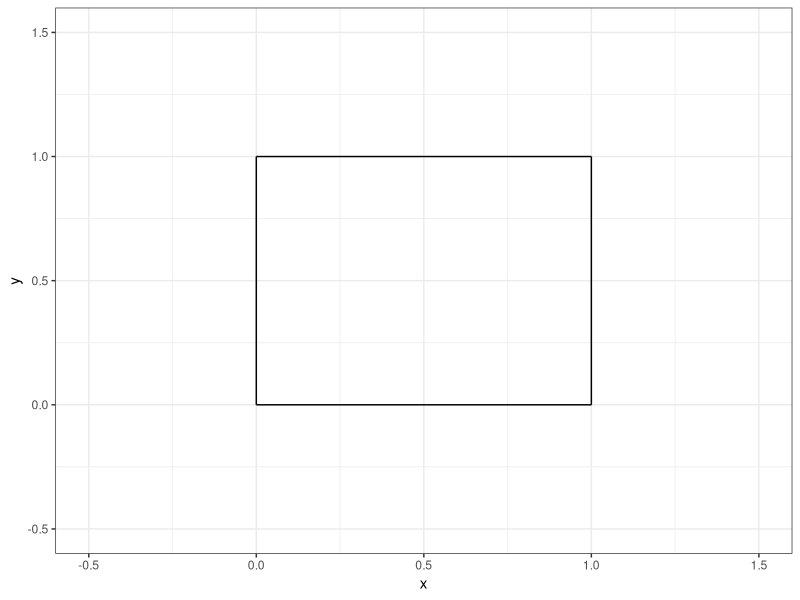
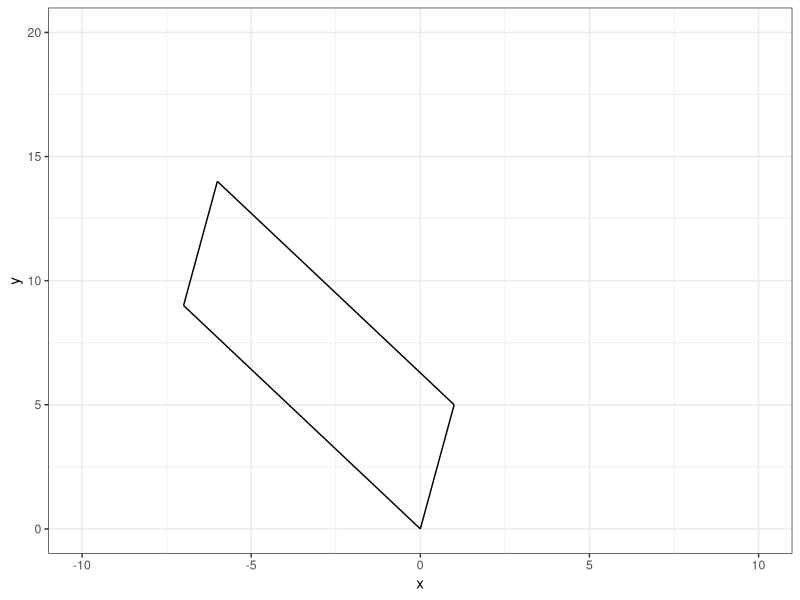
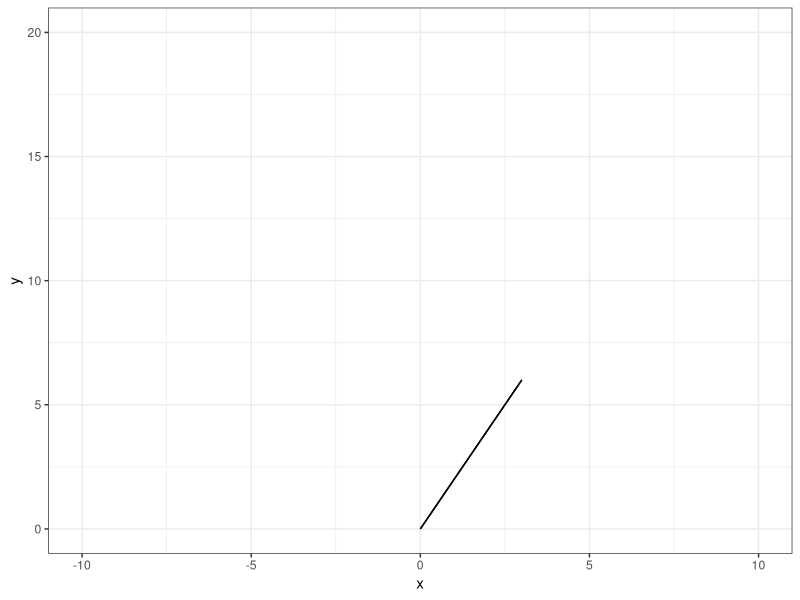
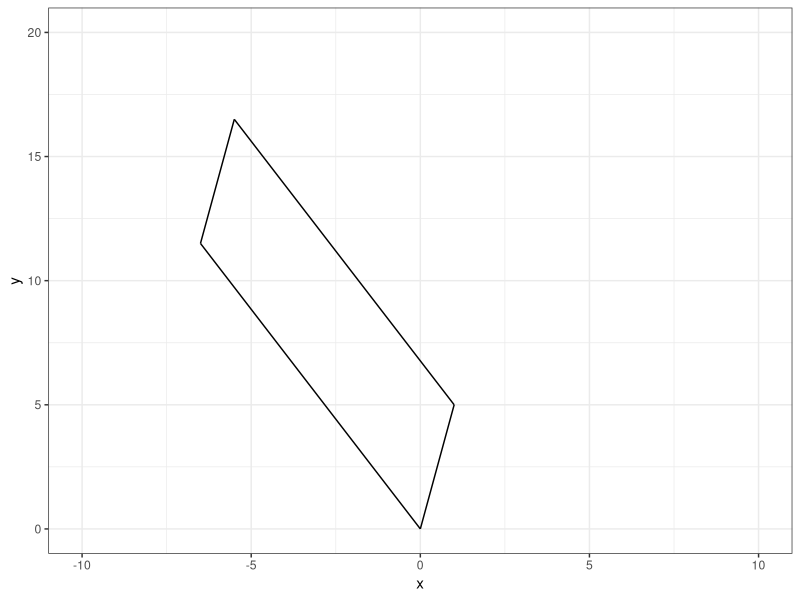
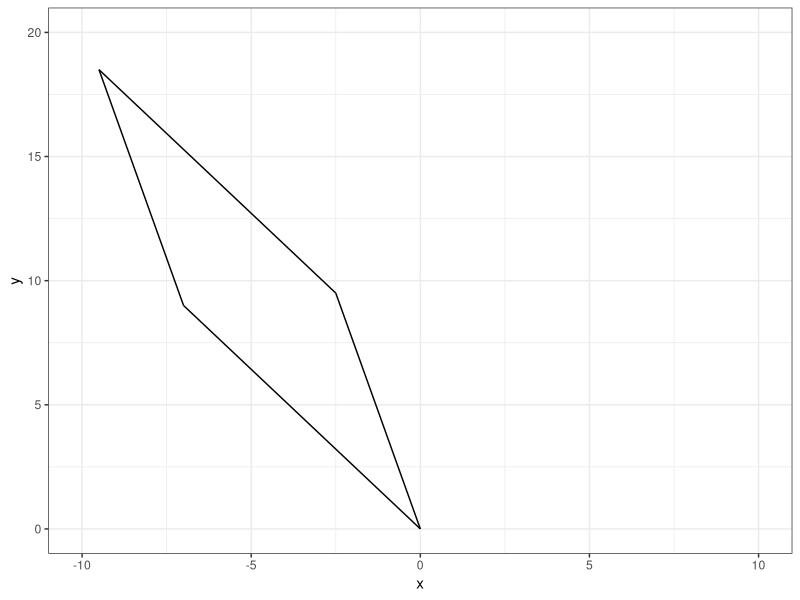
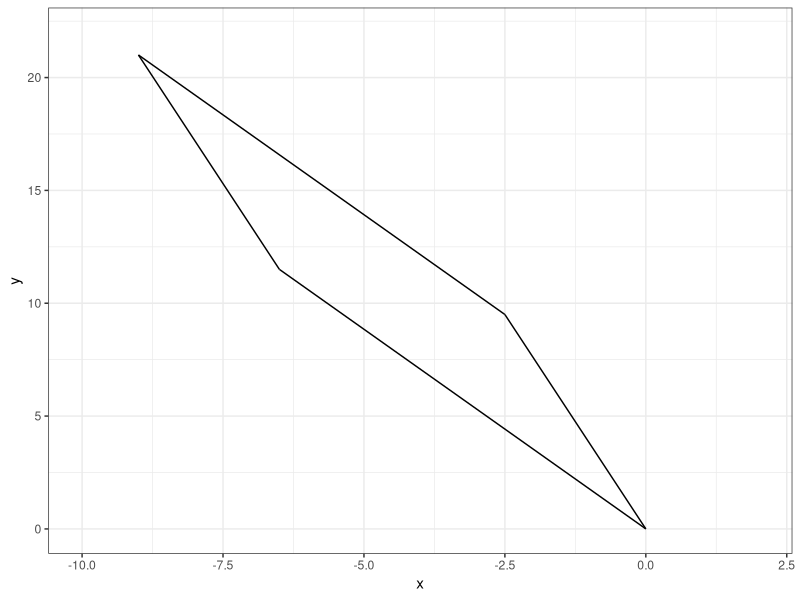
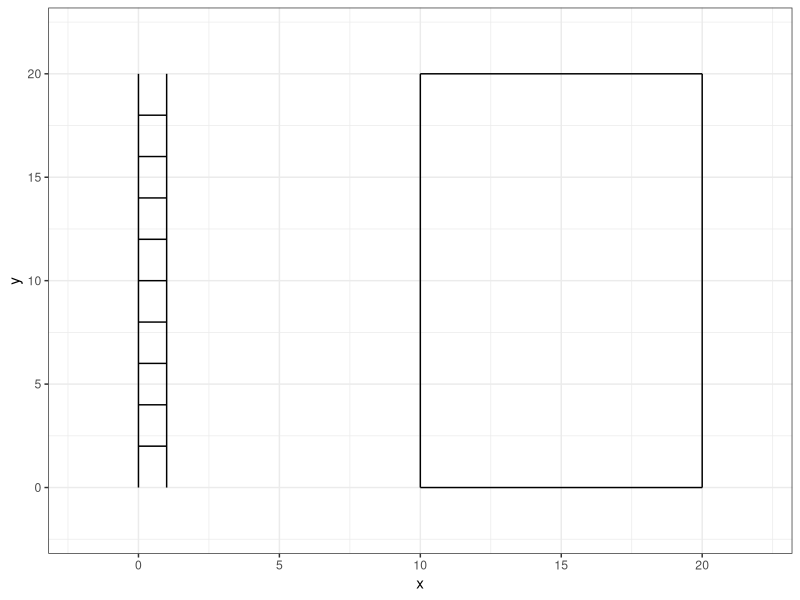
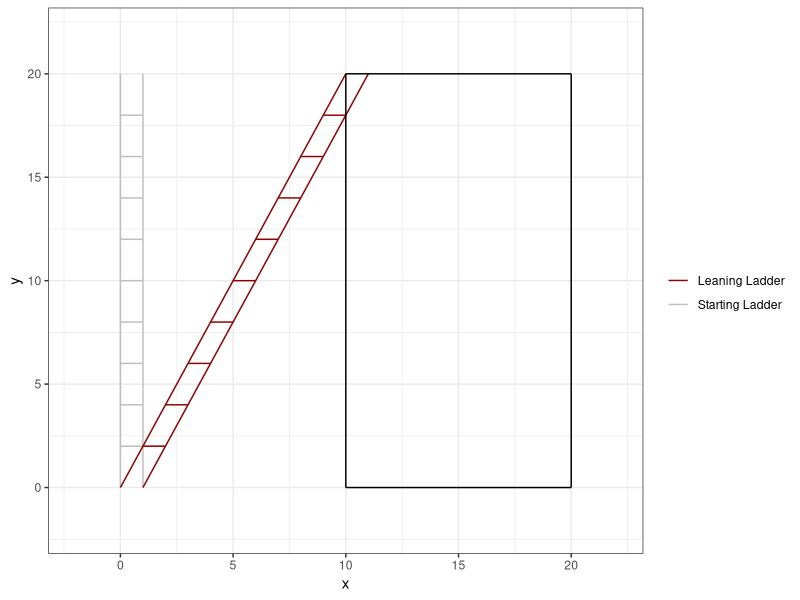

Write the R code that produced these figures, in order.
## ---- chunk 1
#| echo: false

default_chunk_hook  <- knitr::knit_hooks$get("chunk")

latex_font_size <- c("Huge", "huge", "LARGE", "Large", 
                     "large", "normalsize", "small", 
                     "footnotesize", "scriptsize", "tiny")

knitr::knit_hooks$set(chunk = function(x, options) {
  x <- default_chunk_hook(x, options)
  if(options$size %in% latex_font_size) {
    paste0("\n \\", options$size, "\n\n", 
      x, 
      "\n\n \\normalsize"
    )
  } else {
    x
  }
})

## ---- chunk 2
#| label: load-packages
#| include: false
library(tidyverse)
## ---- chunk 3
#| label: fig-unitsquare
#| fig-cap: "The unit square."
#| fig-width: 3
#| fig-height: 3
#| scale: "80%"
#| fig-align: "center"
#| size: "scriptsize"
ggplot() +
  geom_segment(aes(x = 0, xend = 0,
                   y=0, yend = 1))+
  geom_segment(aes(x = 0, xend = 1,
                   y=1, yend = 1))+
  geom_segment(aes(x = 1, xend = 1,
                   y=0, yend = 1))+
  geom_segment(aes(x = 0, xend = 1,
                   y=0, yend = 0)) +
  theme_bw() + 
  xlim(-0.5, 1.5)+
  ylim(-0.5, 1.5)+
  labs(x = "x", 
       y = "y")
## ---- chunk 4
#| size: "scriptsize"
#| code-fold: FALSE
# I'm going to annoy you with using only by column
(M = matrix(c(1,0,0,1),nrow = 2,ncol = 2)) 
## ---- chunk 5
#| size: "scriptsize"
#| code-fold: FALSE

(A = matrix(c(1,5,-7,9),2,2))
## ---- chunk 6
#| size: "scriptsize"
#| code-fold: FALSE

(T = A%*%M)
## ---- chunk 7
(basis.vector.1 = T[,1])
(basis.vector.2 = T[,2])

## ---- chunk 8
#| size: "scriptsize"
#| code-fold: FALSE

(p0 = c(0,0))
(p1 = basis.vector.1)
(p2 = basis.vector.1 + basis.vector.2)
(p3 = basis.vector.2)

## ---- chunk 9
#| label: fig-matrixT
#| fig-cap: "Matrix T on a Graph."
#| fig-width: 3
#| fig-height: 3
#| scale: "80%"
#| fig-align: "center"
#| size: "scriptsize"
ggplot() +
  geom_segment(aes(x = p0[1], y = p0[2], xend = p1[1], yend = p1[2])) +
  geom_segment(aes(x = p1[1], y = p1[2], xend = p2[1], yend = p2[2])) +
  geom_segment(aes(x = p2[1], y = p2[2], xend = p3[1], yend = p3[2])) +
  geom_segment(aes(x = p3[1], y = p3[2], xend = p0[1], yend = p0[2])) +
  theme_bw() + 
  xlim(-10, 10)+
  ylim(0, 20)+
  labs(x = "x", 
       y = "y")
## ---- chunk 10
#| size: "scriptsize"
#| code-fold: FALSE

(det(A))
## ---- chunk 11
#| size: "scriptsize"
#| code-fold: FALSE

(A = matrix(c(1,2,2,4),2,2))
## ---- chunk 12
(T = A%*%M)
## ---- chunk 13
#| size: "scriptsize"
#| code-fold: FALSE

(basis.vector.1 = T[,1])
(basis.vector.2 = T[,2])
## ---- chunk 14
#| size: "scriptsize"
#| code-fold: FALSE

(p0 = c(0,0))
(p1 = basis.vector.1)
(p2 = basis.vector.1+basis.vector.2)
(p3 = basis.vector.2)
## ---- chunk 15
#| label: fig-matrixT2
#| fig-cap: "Matrix T (ver. 2) on a Graph."
#| fig-width: 3
#| fig-height: 3
#| scale: "80%"
#| fig-align: "center"
#| size: "scriptsize"
ggplot() +
  geom_segment(aes(x = p0[1], y = p0[2], xend = p1[1], yend = p1[2])) +
  geom_segment(aes(x = p1[1], y = p1[2], xend = p2[1], yend = p2[2])) +
  geom_segment(aes(x = p2[1], y = p2[2], xend = p3[1], yend = p3[2])) +
  geom_segment(aes(x = p3[1], y = p3[2], xend = p0[1], yend = p0[2])) +
  theme_bw() + 
  xlim(-10, 10)+
  ylim(0, 20)+
  labs(x = "x", 
       y = "y")
## ---- chunk 16
#| size: "scriptsize"
#| code-fold: FALSE

(det(A))
## ---- chunk 17
#| size: "scriptsize"
#| code-fold: FALSE
(Mv = matrix(c(1,0,0.5,1),2,2))
(A = matrix(c(1,5,-7,9),2,2))

(T = A%*%Mv)

(p0 = c(0,0))
(p1 = T[,1])
(p2 = T[,1]+T[,2])
(p3 = T[,2])
## ---- chunk 18
#| label: fig-matrix3.1
#| fig-cap: "Matrix 3.1 on a Graph."
#| fig-width: 3
#| fig-height: 3
#| scale: "80%"
#| fig-align: "center"
#| size: "scriptsize"
ggplot() +
  geom_segment(aes(x = p0[1], y = p0[2], xend = p1[1], yend = p1[2]))+
  geom_segment(aes(x = p1[1], y = p1[2], xend = p2[1], yend = p2[2]))+
  geom_segment(aes(x = p2[1], y = p2[2], xend = p3[1], yend = p3[2]))+
  geom_segment(aes(x = p3[1], y = p3[2], xend = p0[1], yend = p0[2]))+
  theme_bw() + 
  xlim(-10, 10)+
  ylim(0, 20)+
  labs(x = "x", 
       y = "y")

(det(A))
## ---- chunk 19
#| size: "scriptsize"
#| code-fold: FALSE
(Mh = matrix(c(1,0.5,0,1),2,2))
(A = matrix(c(1,5,-7,9),2,2))

(T = A%*%Mh)

(p0 = c(0,0))
(p1 = T[,1])
(p2 = T[,1]+T[,2])
(p3 = T[,2])
## ---- chunk 20
#| label: fig-matrix3.2
#| fig-cap: "Matrix 3.2 on a Graph."
#| fig-width: 3
#| fig-height: 3
#| scale: "80%"
#| fig-align: "center"
#| size: "scriptsize"
ggplot() +
  geom_segment(aes(x = p0[1], y = p0[2], xend = p1[1], yend = p1[2]))+
  geom_segment(aes(x = p1[1], y = p1[2], xend = p2[1], yend = p2[2]))+
  geom_segment(aes(x = p2[1], y = p2[2], xend = p3[1], yend = p3[2]))+
  geom_segment(aes(x = p3[1], y = p3[2], xend = p0[1], yend = p0[2]))+
  theme_bw() + 
  xlim(-10, 10)+
  ylim(0, 20)+
  labs(x = "x", 
       y = "y")

(det(A))
## ---- chunk 21
#| size: "scriptsize"
#| code-fold: FALSE
(Mvh = matrix(c(1,0.5,0.5,1),2,2))
(A = matrix(c(1,5,-7,9),2,2))

(T = A%*%Mvh)

(p0 = c(0,0))
(p1 = T[,1])
(p2 = T[,1]+T[,2])
(p3 = T[,2])
## ---- chunk 22
#| label: fig-matrix3.3
#| fig-cap: "Matrix 3.3 on a Graph."
#| fig-width: 3
#| fig-height: 3
#| scale: "80%"
#| fig-align: "center"
#| size: "scriptsize"
ggplot() +
  geom_segment(aes(x = p0[1], y = p0[2], xend = p1[1], yend = p1[2]))+
  geom_segment(aes(x = p1[1], y = p1[2], xend = p2[1], yend = p2[2]))+
  geom_segment(aes(x = p2[1], y = p2[2], xend = p3[1], yend = p3[2]))+
  geom_segment(aes(x = p3[1], y = p3[2], xend = p0[1], yend = p0[2]))+
  theme_bw() + 
  xlim(-10, 2)+
  ylim(0, 22)+
  labs(x = "x", 
       y = "y")

(det(A))
## ---- chunk 23
#| size: "scriptsize"
#| code-fold: FALSE
(x=c(c(0,0,1,1),rep(c(0,1),times=9)))
(y=c(c(0,20,0,20),rep(seq(from=2,to=18,by=2),each=2)))
(group = rep(seq(from=1,to=11),each=2))
ladder = data.frame("x"= x, "y"=y, "group" = group)
(ladder)
## ---- chunk 24
#| label: fig-ladder
#| fig-cap: "A ladder."
#| fig-width: 3
#| fig-height: 3
#| scale: "80%"
#| fig-align: "center"
#| size: "scriptsize"
ggplot() +
  geom_path(data = ladder, 
              aes(x = x, y = y, group = group)) +
                  geom_segment(aes(x = 10, xend = 10,
                   y=0, yend = 20))+
  geom_segment(aes(x = 10, xend = 20,
                   y=20, yend = 20))+
  geom_segment(aes(x = 20, xend = 20,
                   y=0, yend = 20))+
  geom_segment(aes(x = 10, xend = 20,
                   y=0, yend = 0)) +
  theme_bw() +
  xlim(-2,22) +
  ylim(-2,22)
## ---- chunk 25
#| size: "scriptsize"
#| code-fold: FALSE
A = as.matrix(ladder[,c("x","y")])
(A)
Mh = matrix(c(1,0.5,0,1),2,2)
(Mh)
T = A%*%Mh
(T)
## ---- chunk 26
#| size: "scriptsize"
#| code-fold: FALSE
leaning.ladder=data.frame("x" = T[,1], "y" = T[,2], "group" = ladder[,c("group")])
(leaning.ladder)
## ---- chunk 27
#| label: fig-ladder2
#| fig-cap: "A ladder and a leaning ladder."
#| fig-width: 3
#| fig-height: 3
#| scale: "80%"
#| fig-align: "center"
#| size: "scriptsize"
ggplot() +
  geom_path(data = ladder, 
              aes(x = x, y = y, group = group, color = "Starting Ladder")) +
  geom_path(data = leaning.ladder, 
              aes(x = x, y = y, group = group, color = "Leaning Ladder")) +
  geom_segment(aes(x = 10, xend = 10,
                   y=0, yend = 20))+
  geom_segment(aes(x = 10, xend = 20,
                   y=20, yend = 20))+
  geom_segment(aes(x = 20, xend = 20,
                   y=0, yend = 20))+
  geom_segment(aes(x = 10, xend = 20,
                   y=0, yend = 0)) +
  theme_bw() +
  xlim(-2,22) +
  ylim(-2,22) +
  scale_color_manual("", values=c("darkred", "grey"))
